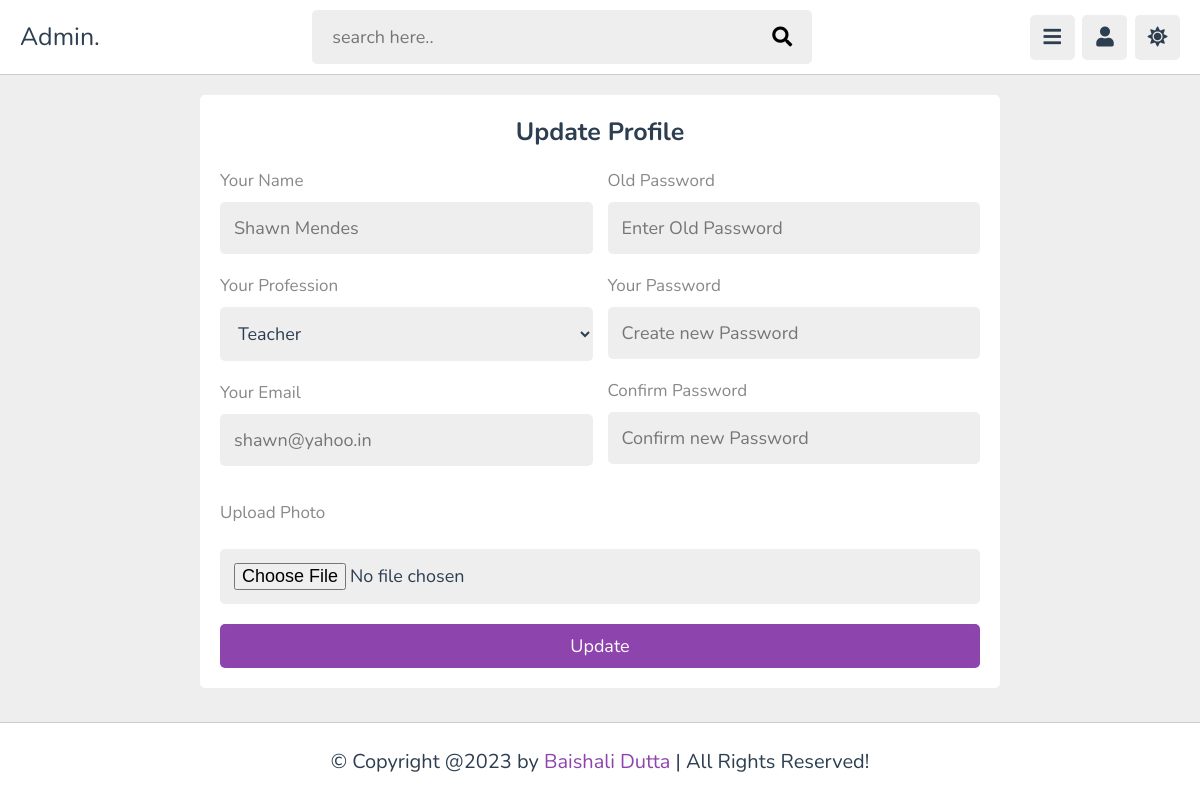
The page /admin/update.php (signed in) on the database its author committed.
### tables this page shows
CREATE TABLE `tutors` (
  `id` varchar(20) NOT NULL,
  `name` varchar(50) NOT NULL,
  `profession` varchar(50) NOT NULL,
  `email` varchar(50) NOT NULL,
  `password` varchar(50) NOT NULL,
  `image` varchar(100) NOT NULL
);

### admin/update.php (the view, shortened to what this page needs)
<?php
include '../components/connect.php';
?>
<!DOCTYPE html>
<html lang="en">
<head>
    <link rel="stylesheet" href="https://cdnjs.cloudflare.com/ajax/libs/font-awesome/5.15.4/css/all.min.css" />
    <link rel="stylesheet" href="../css/admin.css">
</head>
<body>
    <?php include '../components/admin_header.php'; ?>
    <section class="form-container">
        <form action="" method="post" enctype="multipart/form-data">
            <h3>Update Profile</h3>
            <div class="flex">
                <div class="col">
                    <p>Your Name</p>
                    <input type="text" name="name" class="box" maxlength="50" placeholder="<?= $fetch_profile['name']; ?>">
                    <p>Your Profession</p>
                    <select name="profession" id="" class="box">
                        <option value="" selected><?= $fetch_profile['profession']; ?></option>
                    </select>
                    <p>Your Email</p>
                    <input type="email" name="email" class="box" maxlength="50" placeholder="<?= $fetch_profile['email']; ?>">
                </div>
                <div class="col">
                    <p>Old Password</p>
                    <input type="password" name="old_pass" class="box" maxlength="20" placeholder="Enter Old Password">
                    <p>Your Password</p>
                    <input type="password" name="new_pass" class="box" maxlength="20" placeholder="Create new Password">
                    <p>Confirm Password</p>
                    <input type="password" name="c_pass" class="box" maxlength="20" placeholder="Confirm new Password">
                </div>
                <p>Upload Photo</p>
                <input type="file" name="image" class="box" accept="image/*">
            </div>
            <input type="submit" value="Update" name="submit" class="btn">
        </form>
    </section>
    <?php include '../components/footer.php'; ?>
</body>
</html>

### css/admin.css (style rules this page uses)
:root { --main-color: #8e44ad; --red: #c0392b; --orange: #f39c12; --white: #fff; --black: #2c3e50; --light-color: #888; --light-bg: #eee; --border:.1rem solid rgba(0,0,0,.2); }
* { font-family: 'Nunito', sans-serif; margin: 0; padding: 0; box-sizing: border-box; outline: none; border: none; text-decoration: none; }
html { font-size: 62.5%; overflow-x: hidden; }
body { padding-bottom: 9rem; background-color: var(--light-bg); padding-left: 30rem; }
section { padding: 2rem; margin: 0 auto; max-width: 1200px; }
.btn, .inline-btn, .option-btn, .delete-btn, .inline-option-btn, .inline-delete-btn { margin-top: 1rem; border-radius: .5rem; padding: 1rem 3rem; cursor: pointer; color: #fff; font-size: 1.8rem; text-transform: capitalize; text-align: center; }
.btn, .option-btn, .delete-btn { display: block; width: 100%; }
.btn, .inline-btn { background-color: var(--main-color); }
.form-container { min-height: calc(100vh - 17rem); display: flex; align-items: center; justify-content: center; }
.form-container form { width: 80rem; background-color: var(--white); border-radius: .5rem; padding: 2rem; }
.form-container form h3 { font-size: 2.5rem; text-align: center; color: var(--black); margin-bottom: 1rem; }
.form-container form .flex { display: flex; gap: 1.5rem; flex-wrap: wrap; }
.form-container form .flex .col { flex: 1 1 35rem; }
.form-container form p { padding-top: 1rem; font-size: 1.7rem; color: var(--light-color); }
.form-container form .box { width: 100%; border-radius: .5rem; margin: 1rem 0; padding: 1.4rem; font-size: 1.8rem; color: var(--black); background-color: var(--light-bg); }
@media (max-width:1200px) { body { padding-left: 0; } }

### rows shown on the page
tutors: name "Shawn Mendes", profession "Teacher", email "shawn@yahoo.in"
